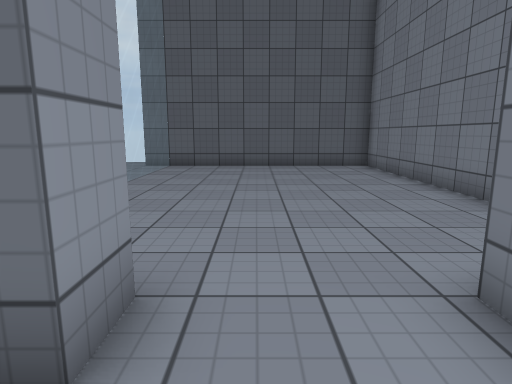
view 1 (above)

12 first-person views from a walk through a 3-D level made in the Unity game engine. The camera is 1.3 m above the floor, tilts 10° down and sees 75° across. The floor is counted in squares, 1 m on a side. Each view is taken from the middle of a square. On the plan, view 1 faces up. The plan holds only what a view shows up to about 14 squares ahead; the rest is blank. The player character is not drawn. Surface patterns are stand-ins for the level's own textures.

view 2
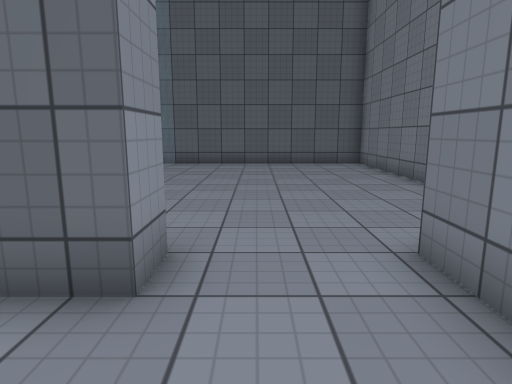

view 3
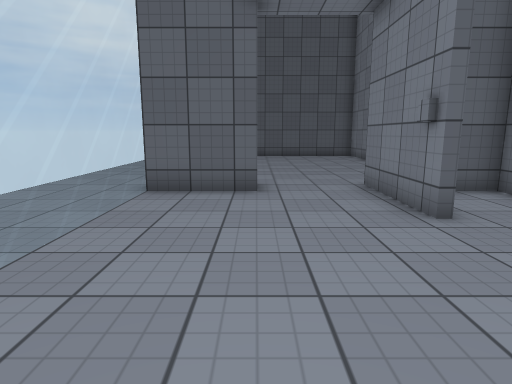

view 4
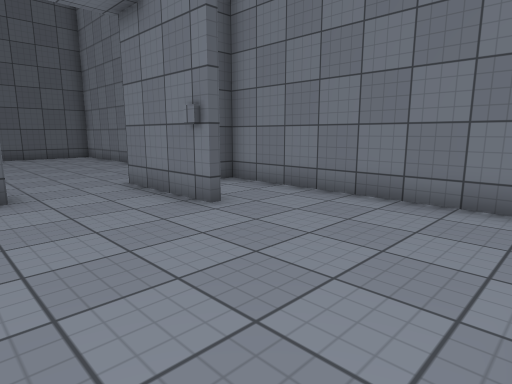

view 5
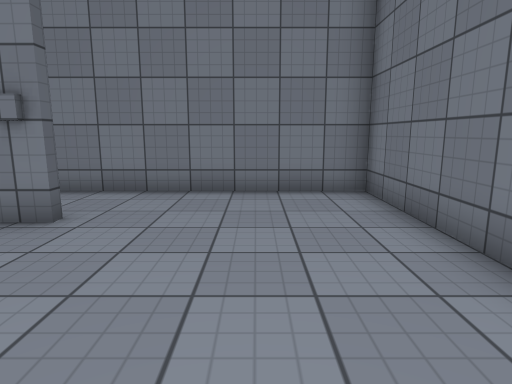

view 6
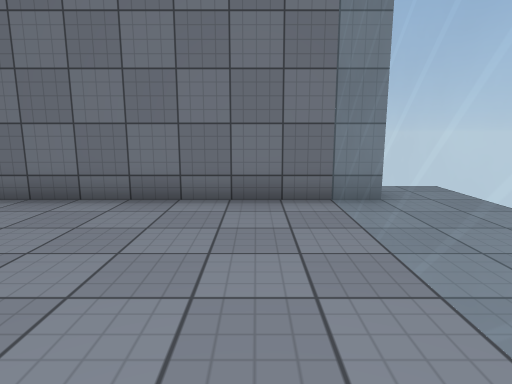

view 7
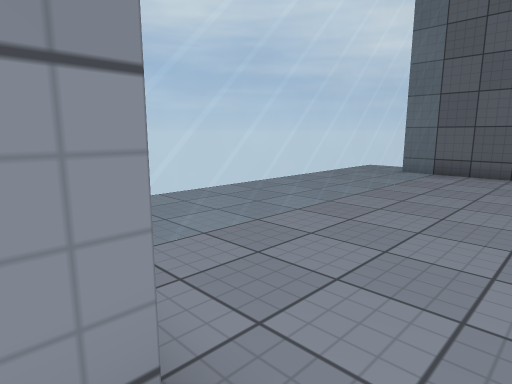

view 8
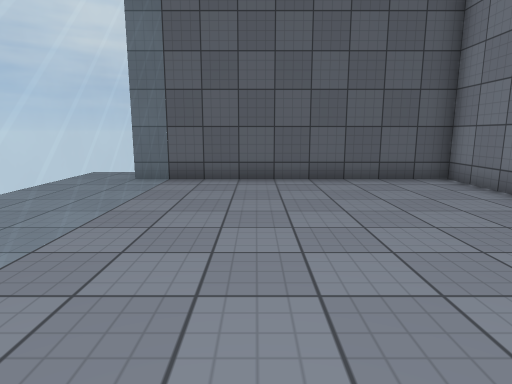

view 9
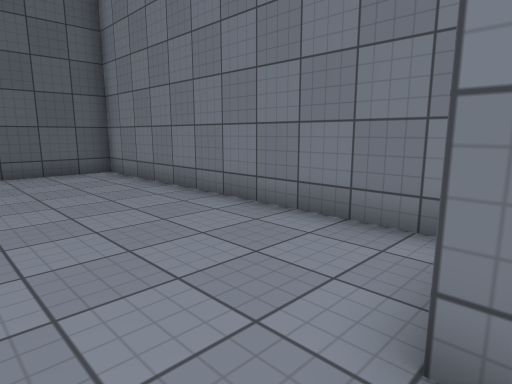

view 10
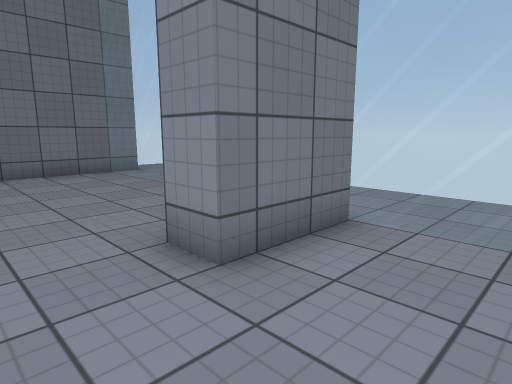

view 11
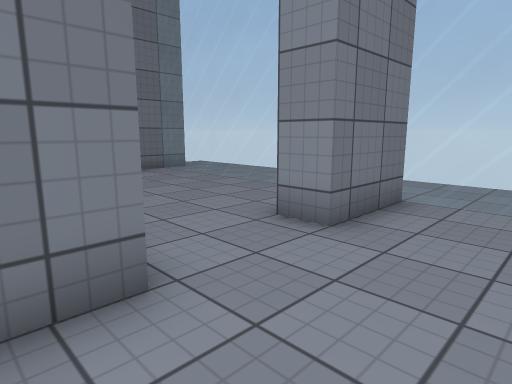

view 12
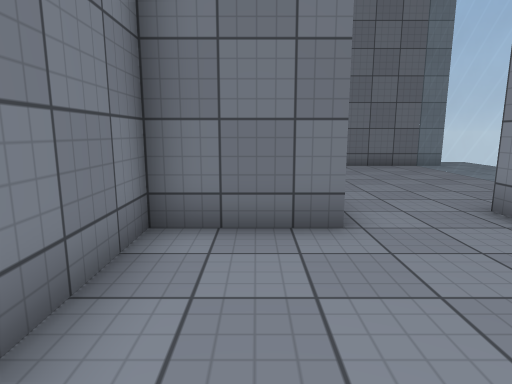

### Floor plan
Key: @ floor where view 1 was taken; # wall or solid block; . floor; = window, fence, low wall or low ledge.
Columns run from 4 left of view 1 to 5 right of it. Each row starts with its distance up from view 1.
 14 ##########
 13 =........#
 12 =........#
 11 =........#
 10 =........#
  9 =........#
  8 =........#
  7 =........#
  6 =........#
  5 =........#
  4 =........#
  3 =........#
  2 ####..####
  1 =.....#..#
  0 =...@.#..#
 -1 =.....#..#
 -2 =........#
 -3 =........#
 -4 =........#
 -5 =........#
 -6 =........#
 -7 ##########

Positions as (right, up) in squares from view 1, and headings:
1: (0, 0), facing up
2: (0, -1), facing up
3: (-1, -6), facing up
4: (-2, -6), facing up-right
5: (-3, -4), facing right
6: (-2, 0), facing down
7: (0, 2), facing up-left
8: (-1, 4), facing up
9: (0, 2), facing up-right
10: (1, 5), facing down-left
11: (3, 5), facing down-left
12: (3, 7), facing down
